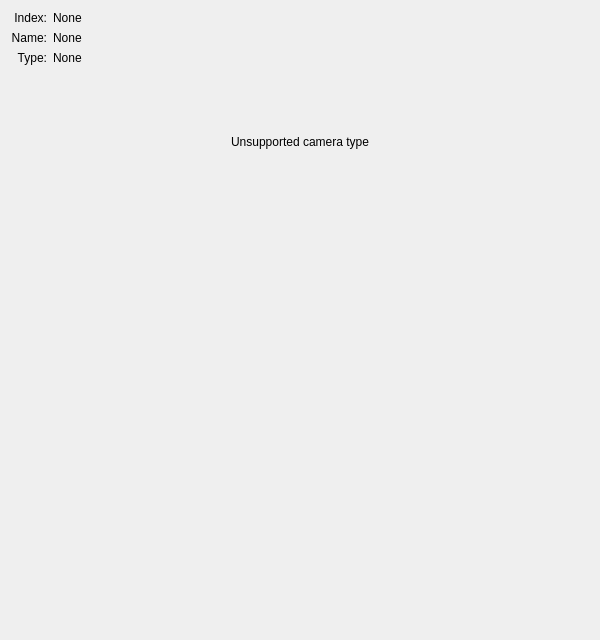
<?xml version="1.0" encoding="UTF-8"?>
<ui version="4.0">
 <class>PageCamera</class>
 <widget class="QWidget" name="PageCamera">
  <property name="geometry">
   <rect>
    <x>0</x>
    <y>0</y>
    <width>600</width>
    <height>640</height>
   </rect>
  </property>
  <property name="windowTitle">
   <string>Form</string>
  </property>
  <layout class="QGridLayout" name="gridLayout_3">
   <item row="0" column="0">
    <widget class="QLabel" name="indexLabel">
     <property name="text">
      <string>Index:</string>
     </property>
     <property name="alignment">
      <set>Qt::AlignRight|Qt::AlignTop|Qt::AlignTrailing</set>
     </property>
    </widget>
   </item>
   <item row="0" column="1">
    <widget class="QLabel" name="index">
     <property name="sizePolicy">
      <sizepolicy hsizetype="Preferred" vsizetype="Preferred">
       <horstretch>1</horstretch>
       <verstretch>0</verstretch>
      </sizepolicy>
     </property>
     <property name="text">
      <string>None</string>
     </property>
    </widget>
   </item>
   <item row="1" column="0">
    <widget class="QLabel" name="nameLabel">
     <property name="text">
      <string>Name:</string>
     </property>
     <property name="alignment">
      <set>Qt::AlignRight|Qt::AlignTop|Qt::AlignTrailing</set>
     </property>
    </widget>
   </item>
   <item row="1" column="1">
    <widget class="QLabel" name="name">
     <property name="sizePolicy">
      <sizepolicy hsizetype="Expanding" vsizetype="Minimum">
       <horstretch>1</horstretch>
       <verstretch>0</verstretch>
      </sizepolicy>
     </property>
     <property name="text">
      <string>None</string>
     </property>
     <property name="wordWrap">
      <bool>true</bool>
     </property>
    </widget>
   </item>
   <item row="2" column="0">
    <widget class="QLabel" name="typeLabel">
     <property name="sizePolicy">
      <sizepolicy hsizetype="Preferred" vsizetype="Preferred">
       <horstretch>0</horstretch>
       <verstretch>0</verstretch>
      </sizepolicy>
     </property>
     <property name="text">
      <string>Type:</string>
     </property>
     <property name="alignment">
      <set>Qt::AlignRight|Qt::AlignTop|Qt::AlignTrailing</set>
     </property>
    </widget>
   </item>
   <item row="2" column="1">
    <widget class="QLabel" name="type">
     <property name="sizePolicy">
      <sizepolicy hsizetype="Expanding" vsizetype="Minimum">
       <horstretch>1</horstretch>
       <verstretch>0</verstretch>
      </sizepolicy>
     </property>
     <property name="text">
      <string>None</string>
     </property>
     <property name="wordWrap">
      <bool>true</bool>
     </property>
    </widget>
   </item>
   <item row="3" column="0" colspan="2">
    <widget class="QStackedWidget" name="stackedWidget">
     <widget class="QWidget" name="unsupported">
      <layout class="QVBoxLayout" name="verticalLayout">
       <item>
        <widget class="QLabel" name="unsupportedLabel">
         <property name="text">
          <string>Unsupported camera type</string>
         </property>
         <property name="alignment">
          <set>Qt::AlignCenter</set>
         </property>
        </widget>
       </item>
      </layout>
     </widget>
     <widget class="QWidget" name="perspective">
      <layout class="QGridLayout" name="gridLayout">
       <item row="0" column="0">
        <widget class="QLabel" name="aspectRatioLabel">
         <property name="sizePolicy">
          <sizepolicy hsizetype="Preferred" vsizetype="Minimum">
           <horstretch>0</horstretch>
           <verstretch>0</verstretch>
          </sizepolicy>
         </property>
         <property name="text">
          <string>Aspect ratio:</string>
         </property>
         <property name="alignment">
          <set>Qt::AlignRight|Qt::AlignTop|Qt::AlignTrailing</set>
         </property>
        </widget>
       </item>
       <item row="3" column="1">
        <widget class="QLabel" name="zfar">
         <property name="sizePolicy">
          <sizepolicy hsizetype="Preferred" vsizetype="Preferred">
           <horstretch>1</horstretch>
           <verstretch>0</verstretch>
          </sizepolicy>
         </property>
         <property name="text">
          <string>None</string>
         </property>
        </widget>
       </item>
       <item row="3" column="0">
        <widget class="QLabel" name="zfarLabel">
         <property name="sizePolicy">
          <sizepolicy hsizetype="Preferred" vsizetype="Minimum">
           <horstretch>0</horstretch>
           <verstretch>0</verstretch>
          </sizepolicy>
         </property>
         <property name="text">
          <string>Z far:</string>
         </property>
         <property name="alignment">
          <set>Qt::AlignRight|Qt::AlignTop|Qt::AlignTrailing</set>
         </property>
        </widget>
       </item>
       <item row="2" column="0">
        <widget class="QLabel" name="znearLabel">
         <property name="sizePolicy">
          <sizepolicy hsizetype="Preferred" vsizetype="Minimum">
           <horstretch>0</horstretch>
           <verstretch>0</verstretch>
          </sizepolicy>
         </property>
         <property name="text">
          <string>Z near:</string>
         </property>
         <property name="alignment">
          <set>Qt::AlignRight|Qt::AlignTop|Qt::AlignTrailing</set>
         </property>
        </widget>
       </item>
       <item row="0" column="1">
        <widget class="QLabel" name="aspectRatio">
         <property name="sizePolicy">
          <sizepolicy hsizetype="Preferred" vsizetype="Preferred">
           <horstretch>1</horstretch>
           <verstretch>0</verstretch>
          </sizepolicy>
         </property>
         <property name="text">
          <string>None</string>
         </property>
        </widget>
       </item>
       <item row="1" column="1">
        <widget class="QLabel" name="yfov">
         <property name="sizePolicy">
          <sizepolicy hsizetype="Preferred" vsizetype="Preferred">
           <horstretch>1</horstretch>
           <verstretch>0</verstretch>
          </sizepolicy>
         </property>
         <property name="text">
          <string>None</string>
         </property>
        </widget>
       </item>
       <item row="1" column="0">
        <widget class="QLabel" name="yfovLabel">
         <property name="sizePolicy">
          <sizepolicy hsizetype="Preferred" vsizetype="Minimum">
           <horstretch>0</horstretch>
           <verstretch>0</verstretch>
          </sizepolicy>
         </property>
         <property name="text">
          <string>Y FOV:</string>
         </property>
         <property name="alignment">
          <set>Qt::AlignRight|Qt::AlignTop|Qt::AlignTrailing</set>
         </property>
        </widget>
       </item>
       <item row="2" column="1">
        <widget class="QLabel" name="znear">
         <property name="sizePolicy">
          <sizepolicy hsizetype="Preferred" vsizetype="Preferred">
           <horstretch>1</horstretch>
           <verstretch>0</verstretch>
          </sizepolicy>
         </property>
         <property name="text">
          <string>None</string>
         </property>
        </widget>
       </item>
      </layout>
     </widget>
     <widget class="QWidget" name="orthographic">
      <layout class="QGridLayout" name="gridLayout_2">
       <item row="0" column="0">
        <widget class="QLabel" name="xmagLabel">
         <property name="text">
          <string>X mag:</string>
         </property>
         <property name="alignment">
          <set>Qt::AlignRight|Qt::AlignTop|Qt::AlignTrailing</set>
         </property>
        </widget>
       </item>
       <item row="0" column="1">
        <widget class="QLabel" name="xmag">
         <property name="sizePolicy">
          <sizepolicy hsizetype="Preferred" vsizetype="Preferred">
           <horstretch>1</horstretch>
           <verstretch>0</verstretch>
          </sizepolicy>
         </property>
         <property name="text">
          <string>None</string>
         </property>
        </widget>
       </item>
       <item row="1" column="0">
        <widget class="QLabel" name="ymagLabel">
         <property name="text">
          <string>Y mag:</string>
         </property>
         <property name="alignment">
          <set>Qt::AlignRight|Qt::AlignTop|Qt::AlignTrailing</set>
         </property>
        </widget>
       </item>
       <item row="1" column="1">
        <widget class="QLabel" name="ymag">
         <property name="sizePolicy">
          <sizepolicy hsizetype="Preferred" vsizetype="Preferred">
           <horstretch>1</horstretch>
           <verstretch>0</verstretch>
          </sizepolicy>
         </property>
         <property name="text">
          <string>None</string>
         </property>
        </widget>
       </item>
       <item row="2" column="0">
        <widget class="QLabel" name="znearorthoLabel">
         <property name="text">
          <string>Z near:</string>
         </property>
         <property name="alignment">
          <set>Qt::AlignRight|Qt::AlignTop|Qt::AlignTrailing</set>
         </property>
        </widget>
       </item>
       <item row="2" column="1">
        <widget class="QLabel" name="znearortho">
         <property name="sizePolicy">
          <sizepolicy hsizetype="Preferred" vsizetype="Preferred">
           <horstretch>1</horstretch>
           <verstretch>0</verstretch>
          </sizepolicy>
         </property>
         <property name="text">
          <string>None</string>
         </property>
        </widget>
       </item>
       <item row="3" column="0">
        <widget class="QLabel" name="zfarorthoLabel">
         <property name="text">
          <string>Z far:</string>
         </property>
         <property name="alignment">
          <set>Qt::AlignRight|Qt::AlignTop|Qt::AlignTrailing</set>
         </property>
        </widget>
       </item>
       <item row="3" column="1">
        <widget class="QLabel" name="zfarortho">
         <property name="sizePolicy">
          <sizepolicy hsizetype="Preferred" vsizetype="Preferred">
           <horstretch>1</horstretch>
           <verstretch>0</verstretch>
          </sizepolicy>
         </property>
         <property name="text">
          <string>None</string>
         </property>
        </widget>
       </item>
      </layout>
     </widget>
    </widget>
   </item>
   <item row="4" column="0" colspan="2">
    <spacer name="verticalSpacer_2">
     <property name="orientation">
      <enum>Qt::Vertical</enum>
     </property>
     <property name="sizeHint" stdset="0">
      <size>
       <width>358</width>
       <height>417</height>
      </size>
     </property>
    </spacer>
   </item>
  </layout>
 </widget>
 <resources/>
 <connections/>
</ui>
